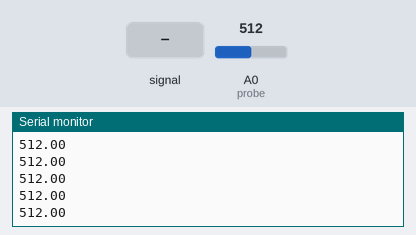
Bench run of a sketch on a simulated Arduino Uno, built with avr-gcc and run on an emulated ATmega328P. Shown: the last lines printed to the serial monitor. The inputs (shaded band) are chosen by the test bench; at power-on: A0 (probe) = 512.

Above: at 1.2 s.
1.3 s: A0 (probe) fed a 200 Hz sine of ±81 counts around its level
At 1.8 s:
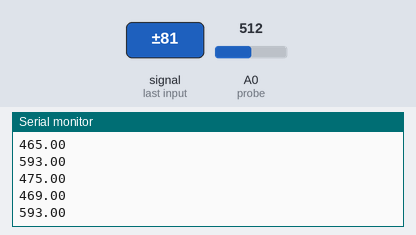
2.8 s: A0 (probe) set to 716
At 3.5 s:
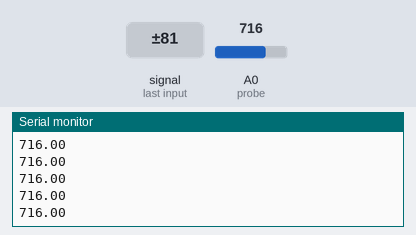
4.3 s: A0 (probe) fed a 1000 Hz sine of ±255 counts around its level
At 5.1 s:
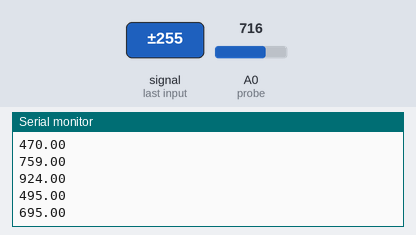
5.8 s: A0 (probe) set to 900
At 6.6 s:
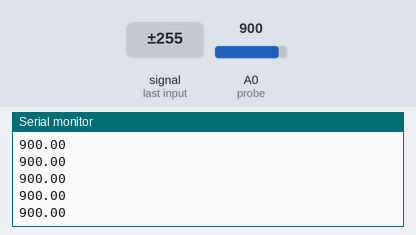
Timing chart, 0 to 8.3 s (numbered marks = the images above; inputs shaded):
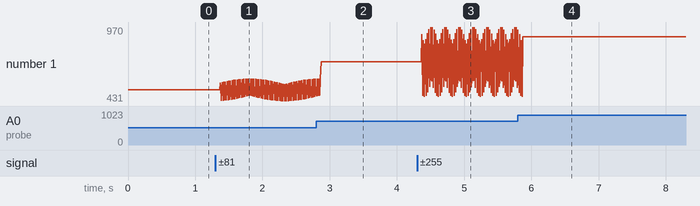

The sketch:

oscciloscope_test1.ino
```cpp
const int probe = A0;
void setup()
{
  pinMode(probe,INPUT);
  Serial.begin(9600);
}
void loop()
{
  float analog0 = analogRead(probe);
  Serial.println(analog0);
  delay(1);
}
```

Measured:
- after the input at 1.3 s, the serial monitor: prints a new line after 0.07 s (image 1)
- after the input at 2.8 s, the serial monitor: prints a new line after 0.07 s (image 2)
- after the input at 4.3 s, the serial monitor: prints a new line after 0.07 s (image 3)
- after the input at 5.8 s, the serial monitor: prints a new line after 0.07 s (image 4)
- plotted number 1: 512 → 479 after the input at 1.3 s, 479 → 716 after the input at 2.8 s, 716 → 951 after the input at 4.3 s, 951 → 900 after the input at 5.8 s
